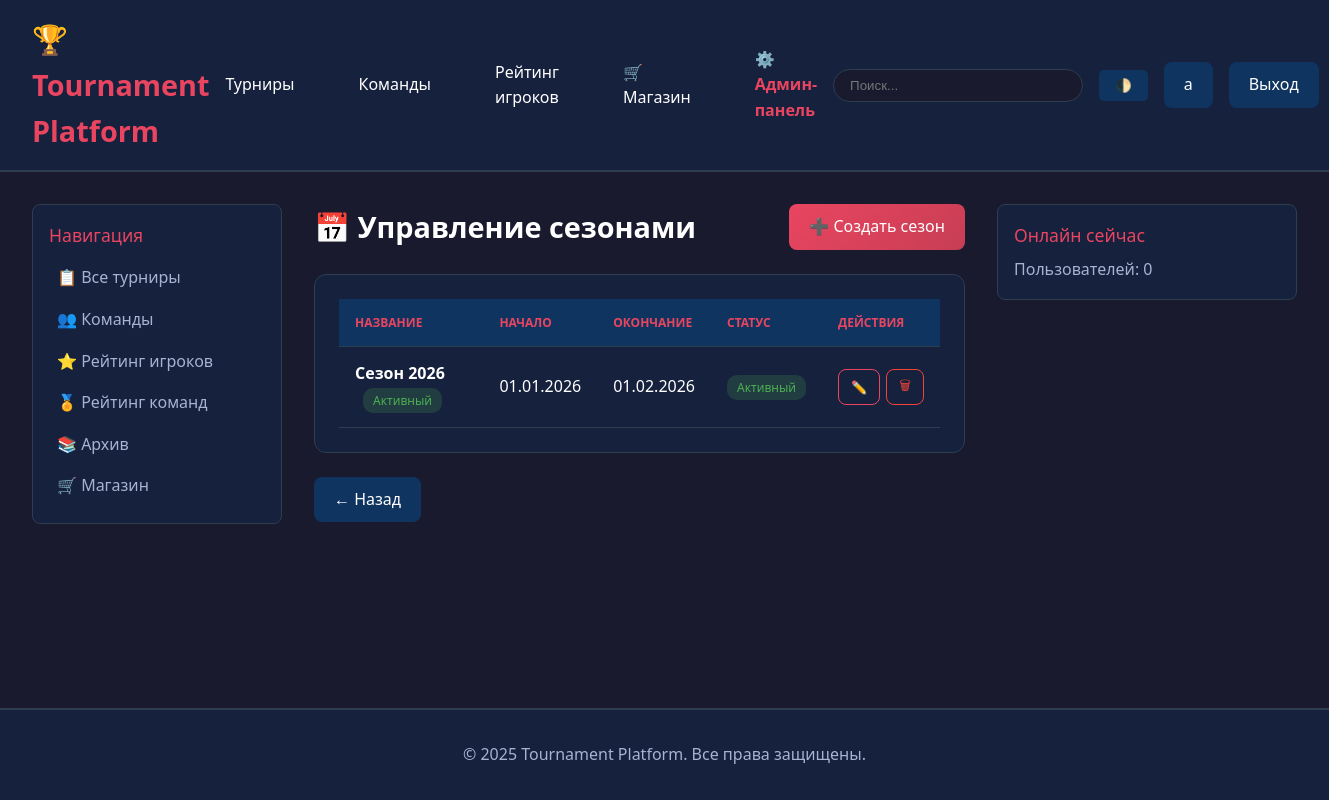
The app's page /admin-panel/seasons/ (signed in) with its own data.
### accounts/models.py (models this page shows, shortened)
class User(AbstractUser):
    ROLE_CHOICES = [
        ('player', 'Игрок'),
        ('captain', 'Капитан'),
        ('moderator', 'Модератор'),
        ('admin', 'Администратор'),
    ]
    role = models.CharField(max_length=20, choices=ROLE_CHOICES, default='player')
    discord_id = models.CharField(max_length=100, blank=True, null=True, unique=True)
    discord_username = models.CharField(max_length=100, blank=True, null=True)
    avatar = models.ImageField(upload_to='avatars/', blank=True, null=True)
    bio = models.TextField(blank=True)
    objects = CustomUserManager()
    class Meta:
        verbose_name = 'Пользователь'
        verbose_name_plural = 'Пользователи'

### tournaments/models.py (models this page shows, shortened)
class Season(models.Model):
    name = models.CharField(max_length=100, verbose_name='Название сезона')
    number = models.IntegerField(verbose_name='Номер сезона', default=1)
    start_date = models.DateField(verbose_name='Дата начала')
    end_date = models.DateField(blank=True, null=True, verbose_name='Дата окончания')
    is_active = models.BooleanField(default=False, verbose_name='Активный')
    class Meta:
        verbose_name = 'Сезон'
        verbose_name_plural = 'Сезоны'
        ordering = ['-start_date']

### admin_panel/views.py (the view)
# urls.py: path('seasons/', views.season_list, name='season_list'),
@login_required
@user_passes_test(is_admin)
def season_list(request):
    seasons = Season.objects.all().order_by('-start_date')
    context = {'seasons': seasons}
    return render(request, 'admin_panel/season_list.html', context)

### admin_panel/views.py (called while the page is built)
def is_admin(user):
    return user.is_authenticated and (user.is_staff or user.is_superuser)

### templates/admin_panel/season_list.html (shortened to what this page needs)
{% extends 'base.html' %}
{% block content %}
<div class="seasons-page">
    <div class="page-header">
        <h1>📅 Управление сезонами</h1>
        <a href="{% url 'admin_panel:season_create' %}" class="btn btn-primary">➕ Создать сезон</a>
    </div>
    <div class="card">
        {% if seasons %}
            <table class="data-table">
                <thead>
                    <tr>
                        <th>Название</th>
                        <th>Начало</th>
                        <th>Окончание</th>
                        <th>Статус</th>
                        <th>Действия</th>
                    </tr>
                </thead>
                <tbody>
                    {% for season in seasons %}
                    <tr>
                        <td>
                            <strong>{{ season.name }}</strong>
                            {% if season.is_active %}<span class="badge badge-success" style="margin-left:8px">Активный</span>{% endif %}
                        </td>
                        <td>{{ season.start_date|date:"d.m.Y" }}</td>
                        <td>{{ season.end_date|date:"d.m.Y"|default:'<span class="text-muted">—</span>' }}</td>
                        <td>
                            {% if season.is_active %}
                                <span class="badge badge-success">Активный</span>
                            {% else %}
                                <span class="badge badge-secondary">Завершён</span>
                            {% endif %}
                        </td>
                        <td>
                            <div class="btn-group">
                                <a href="{% url 'admin_panel:season_edit' season.id %}" class="btn btn-sm btn-outline-primary">✏️</a>
                                <button class="btn btn-sm btn-outline-danger" onclick="showDeleteModal({{ season.id }}, '{{ season.name }}')">🗑</button>
                            </div>
                        </td>
                    </tr>
                    {% endfor %}
                </tbody>
            </table>
        {% else %}
            <div class="empty-state">
                <div class="icon">📅</div>
                <p>Сезоны не найдены</p>
                <a href="{% url 'admin_panel:season_create' %}" class="btn btn-primary">Создать первый сезон</a>
            </div>
        {% endif %}
    </div>
    <div class="actions">
        <a href="{% url 'admin_panel:dashboard' %}" class="btn btn-secondary">← Назад</a>
    </div>
</div>
{% endblock %}

### templates/base.html (shortened to what this page needs)
<!DOCTYPE html>
<html lang="ru">
<head>
</head>
<body>
    <header>
        <div class="header-container">
            <a href="{% url 'tournaments:index' %}" class="logo">🏆 Tournament Platform</a>
<nav>
    <a href="{% url 'tournaments:tournament_list' %}">Турниры</a>
    {% if user.is_authenticated %}
        {% if user.role in 'player,captain' %}
            <a href="{% url 'teams:team_list' %}">Команды</a>
        {% else %}
            <a href="{% url 'teams:team_list' %}">Команды</a>
        {% endif %}
    {% else %}
        <a href="{% url 'teams:team_list' %}">Команды</a>
    {% endif %}
    <a href="{% url 'ratings:player_ratings' %}">Рейтинг игроков</a>
    <a href="{% url 'shop:index' %}">🛒 Магазин</a>
    {% if user.is_authenticated %}
        {% if user.is_staff or user.is_superuser %}
            <a href="{% url 'admin_panel:dashboard' %}" style="color: var(--accent); font-weight: bold;">
                ⚙️ Админ-панель
            </a>
        {% endif %}
    {% endif %}
</nav>
            <div class="user-menu">
                <div class="search-box">
                    <form action="{% url 'tournaments:search' %}" method="get">
                        <input type="text" name="q" placeholder="Поиск..." />
                    </form>
                </div>
                <button class="theme-toggle" onclick="toggleTheme()">🌓</button>
                {% if user.is_authenticated %}
                    <a href="{% url 'accounts:profile' user.username %}" class="btn btn-secondary">
                        {{ user.username }}
                    </a>
                    <a href="{% url 'accounts:logout' %}" class="btn btn-secondary">Выход</a>
                {% else %}
                    <a href="{% url 'accounts:login' %}" class="btn btn-primary">Вход</a>
                {% endif %}
            </div>
        </div>
    </header>
    <div class="container">
        <aside class="sidebar">
            <div class="sidebar-item">
                <div class="sidebar-title">Навигация</div>
                <a href="{% url 'tournaments:tournament_list' %}" class="sidebar-link">📋 Все турниры</a>
                <a href="{% url 'teams:team_list' %}" class="sidebar-link">👥 Команды</a>
                <a href="{% url 'ratings:player_ratings' %}" class="sidebar-link">⭐ Рейтинг игроков</a>
                <a href="{% url 'ratings:team_ratings' %}" class="sidebar-link">🏅 Рейтинг команд</a>
                <a href="{% url 'tournaments:archive' %}" class="sidebar-link">📚 Архив</a>
                <a href="{% url 'shop:index' %}" class="sidebar-link">🛒 Магазин</a>
            </div>
        </aside>
        <main>
            {% block content %}{% endblock %}
        </main>
        <aside class="sidebar">
            {% block right_sidebar %}
            <div class="sidebar-item">
                <div class="sidebar-title">Онлайн сейчас</div>
                <p style="color: var(--text-secondary);">Пользователей: {{ online_count|default:0 }}</p>
            </div>
            {% endblock %}
        </aside>
    </div>
    <footer>
        <p>&copy; 2025 Tournament Platform. Все права защищены.</p>
    </footer>
</body>
</html>

### templates/base.html (style rules this page uses)
* { margin: 0; padding: 0; box-sizing: border-box; }
:root { --primary-bg: #1a1a2e; --secondary-bg: #16213e; --card-bg: #0f3460; --accent: #e94560; --text-primary: #ffffff; --text-secondary: #a8b2d1; --border: #2c3e50; }
html { height: 100%; }
body { font-family: 'Segoe UI', Tahoma, Geneva, Verdana, sans-serif; background: var(--primary-bg); color: var(--text-primary); line-height: 1.6; display: flex; flex-direction: column; min-height: 100vh; }
header { background: var(--secondary-bg); padding: 1rem 0; border-bottom: 2px solid var(--border); position: sticky; top: 0; z-index: 1000; flex-shrink: 0; }
.header-container { max-width: 1600px; margin: 0 auto; padding: 0 2rem; display: flex; justify-content: space-between; align-items: center; }
.logo { font-size: 1.8rem; font-weight: bold; color: var(--accent); text-decoration: none; }
nav { display: flex; gap: 2rem; align-items: center; }
nav a { color: var(--text-primary); text-decoration: none; padding: 0.5rem 1rem; border-radius: 5px; transition: all 0.3s; }
.search-box { position: relative; }
.search-box input { padding: 0.5rem 1rem; border: 1px solid var(--border); border-radius: 20px; background: var(--primary-bg); color: var(--text-primary); width: 250px; }
.user-menu { display: flex; gap: 1rem; align-items: center; }
.btn { padding: 0.5rem 1.5rem; border: none; border-radius: 5px; cursor: pointer; text-decoration: none; display: inline-block; transition: all 0.3s; font-size: 1rem; }
.btn-primary { background: var(--accent); color: white; }
.btn-secondary { background: var(--card-bg); color: var(--text-primary); }
.container { max-width: 1600px; margin: 0 auto; padding: 2rem; display: grid; grid-template-columns: 250px 1fr 300px; gap: 2rem; flex: 1 0 auto; }
.card { background: var(--secondary-bg); border-radius: 10px; padding: 1.5rem; margin-bottom: 1.5rem; border: 1px solid var(--border); }
table { width: 100%; border-collapse: collapse; background: var(--secondary-bg); }
th, td { padding: 1rem; text-align: left; border-bottom: 1px solid var(--border); }
th { background: var(--card-bg); color: var(--accent); font-weight: 600; }
.sidebar { position: sticky; top: 80px; height: fit-content; }
.sidebar-item { background: var(--secondary-bg); padding: 1rem; border-radius: 8px; margin-bottom: 1rem; border: 1px solid var(--border); }
.sidebar-title { font-size: 1.1rem; margin-bottom: 0.5rem; color: var(--accent); }
.sidebar-link { display: block; color: var(--text-secondary); text-decoration: none; padding: 0.5rem; border-radius: 5px; transition: all 0.3s; }
footer { background: var(--secondary-bg); padding: 2rem 0; margin-top: auto; border-top: 2px solid var(--border); text-align: center; color: var(--text-secondary); flex-shrink: 0; }
.theme-toggle { background: var(--card-bg); border: none; color: var(--text-primary); padding: 0.5rem 1rem; border-radius: 5px; cursor: pointer; }

### templates/admin_panel/season_list.html (style rules this page uses)
.seasons-page { max-width: 900px; margin: 0 auto; }
.page-header { display: flex; justify-content: space-between; align-items: center; margin-bottom: 24px; }
.page-header h1 { color: var(--text-primary); margin: 0; font-size: 1.8rem; }
.btn { padding: 10px 20px; border-radius: 8px; text-decoration: none; font-weight: 500; transition: all 0.3s; display: inline-flex; align-items: center; gap: 8px; border: none; cursor: pointer; }
.btn-primary { background: linear-gradient(135deg, #e94560, #c73e54); color: #fff; }
.btn-secondary { background: var(--card-bg); color: var(--text-primary); }
.btn-sm { padding: 6px 12px; font-size: 13px; }
.btn-outline-primary { background: transparent; border: 1px solid #e94560; color: #e94560; }
.btn-outline-danger { background: transparent; border: 1px solid #f44336; color: #f44336; }
.card { background: var(--secondary-bg); border-radius: 12px; border: 1px solid var(--border); overflow: hidden; }
.data-table { width: 100%; border-collapse: collapse; }
.data-table th { text-align: left; padding: 14px 16px; background: var(--card-bg); color: #e94560; font-size: 12px; text-transform: uppercase; }
.data-table td { padding: 14px 16px; border-bottom: 1px solid var(--border); color: var(--text-primary); }
.badge { padding: 4px 10px; border-radius: 10px; font-size: 12px; font-weight: 500; }
.badge-success { background: rgba(76,175,80,0.2); color: #4CAF50; }
.btn-group { display: flex; gap: 6px; }
.actions { margin-top: 20px; }

### records on screen
User: username "a"
Season: name "Сезон 2026", is_active "Активный", start_date "01.01.2026", end_date "01.02.2026"

### other values on screen
{{ online_count|default:0 }} "0"
